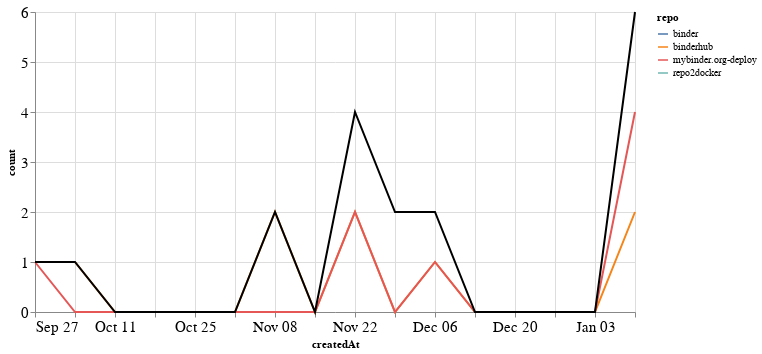

Notebook code for this chart:
### Markdown cell above
### PRs

### Code cell
prs_time = prs.groupby('repo').resample('W', on='createdAt').count()['author'].reset_index()
prs_time = prs_time.rename(columns={'author': 'count'})
prs_time_total = prs_time.groupby('createdAt').agg({"count": "sum"}).reset_index()

ch1 = alt.Chart(prs_time, width=600).mark_line().encode(
    x='createdAt',
    y='count',
    color='repo',
    tooltip="repo"
)

ch2 = alt.Chart(prs_time_total, width=600).mark_line(color="black").encode(
    x='createdAt',
    y='count',
)

ch1 + ch2

### Figure 1 — Vega-Lite specification as saved in the notebook (floating-point values rounded to 4 significant figures)
{"config": {"axisLeft": {"labelFontSize": 15}, "axisBottom": {"labelFontSize": 15}}, "layer": [{"data": {"name": "data-ad505f8b9959220b27d193125d281b50"}, "mark": "line", "encoding": {"color": {"type": "nominal", "field": "repo"}, "tooltip": {"type": "nominal", "field": "repo"}, "x": {"type": "temporal", "field": "createdAt"}, "y": {"type": "quantitative", "field": "count"}}, "width": 600}, {"data": {"name": "data-165dd23ee474bd29ad37083be17e007f"}, "mark": {"type": "line", "color": "black"}, "encoding": {"x": {"type": "temporal", "field": "createdAt"}, "y": {"type": "quantitative", "field": "count"}}, "width": 600}], "$schema": "https://vega.github.io/schema/vega-lite/v4.8.1.json", "datasets": {"data-ad505f8b9959220b27d193125d281b50": [{"repo": "binder", "createdAt": "2020-11-29T00:00:00", "count": 1}, {"repo": "binderhub", "createdAt": "2020-10-04T00:00:00", "count": 1}, {"repo": "binderhub", "createdAt": "2020-10-11T00:00:00", "count": 0}, {"repo": "binderhub", "createdAt": "2020-10-18T00:00:00", "count": 0}, {"repo": "binderhub", "createdAt": "2020-10-25T00:00:00", "count": 0}, {"repo": "binderhub", "createdAt": "2020-11-01T00:00:00", "count": 0}, {"repo": "binderhub", "createdAt": "2020-11-08T00:00:00", "count": 2}, {"repo": "binderhub", "createdAt": "2020-11-15T00:00:00", "count": 0}, {"repo": "binderhub", "createdAt": "2020-11-22T00:00:00", "count": 2}, {"repo": "binderhub", "createdAt": "2020-11-29T00:00:00", "count": 0}, {"repo": "binderhub", "createdAt": "2020-12-06T00:00:00", "count": 1}, {"repo": "binderhub", "createdAt": "2020-12-13T00:00:00", "count": 0}, {"repo": "binderhub", "createdAt": "2020-12-20T00:00:00", "count": 0}, {"repo": "binderhub", "createdAt": "2020-12-27T00:00:00", "count": 0}, {"repo": "binderhub", "createdAt": "2021-01-03T00:00:00", "count": 0}, {"repo": "binderhub", "createdAt": "2021-01-10T00:00:00", "count": 2}, {"repo": "mybinder.org-deploy", "createdAt": "2020-09-27T00:00:00", "count": 1}, {"repo": "mybinder.org-deploy", "createdAt": "2020-10-04T00:00:00", "count": 0}, {"repo": "mybinder.org-deploy", "createdAt": "2020-10-11T00:00:00", "count": 0}, {"repo": "mybinder.org-deploy", "createdAt": "2020-10-18T00:00:00", "count": 0}, {"repo": "mybinder.org-deploy", "createdAt": "2020-10-25T00:00:00", "count": 0}, {"repo": "mybinder.org-deploy", "createdAt": "2020-11-01T00:00:00", "count": 0}, {"repo": "mybinder.org-deploy", "createdAt": "2020-11-08T00:00:00", "count": 0}, {"repo": "mybinder.org-deploy", "createdAt": "2020-11-15T00:00:00", "count": 0}, {"repo": "mybinder.org-deploy", "createdAt": "2020-11-22T00:00:00", "count": 2}, {"repo": "mybinder.org-deploy", "createdAt": "2020-11-29T00:00:00", "count": 0}, {"repo": "mybinder.org-deploy", "createdAt": "2020-12-06T00:00:00", "count": 1}, {"repo": "mybinder.org-deploy", "createdAt": "2020-12-13T00:00:00", "count": 0}, {"repo": "mybinder.org-deploy", "createdAt": "2020-12-20T00:00:00", "count": 0}, {"repo": "mybinder.org-deploy", "createdAt": "2020-12-27T00:00:00", "count": 0}, {"repo": "mybinder.org-deploy", "createdAt": "2021-01-03T00:00:00", "count": 0}, {"repo": "mybinder.org-deploy", "createdAt": "2021-01-10T00:00:00", "count": 4}, {"repo": "repo2docker", "createdAt": "2020-11-29T00:00:00", "count": 1}], "data-165dd23ee474bd29ad37083be17e007f": [{"createdAt": "2020-09-27T00:00:00", "count": 1}, {"createdAt": "2020-10-04T00:00:00", "count": 1}, {"createdAt": "2020-10-11T00:00:00", "count": 0}, {"createdAt": "2020-10-18T00:00:00", "count": 0}, {"createdAt": "2020-10-25T00:00:00", "count": 0}, {"createdAt": "2020-11-01T00:00:00", "count": 0}, {"createdAt": "2020-11-08T00:00:00", "count": 2}, {"createdAt": "2020-11-15T00:00:00", "count": 0}, {"createdAt": "2020-11-22T00:00:00", "count": 4}, {"createdAt": "2020-11-29T00:00:00", "count": 2}, {"createdAt": "2020-12-06T00:00:00", "count": 2}, {"createdAt": "2020-12-13T00:00:00", "count": 0}, {"createdAt": "2020-12-20T00:00:00", "count": 0}, {"createdAt": "2020-12-27T00:00:00", "count": 0}, {"createdAt": "2021-01-03T00:00:00", "count": 0}, {"createdAt": "2021-01-10T00:00:00", "count": 6}]}}
